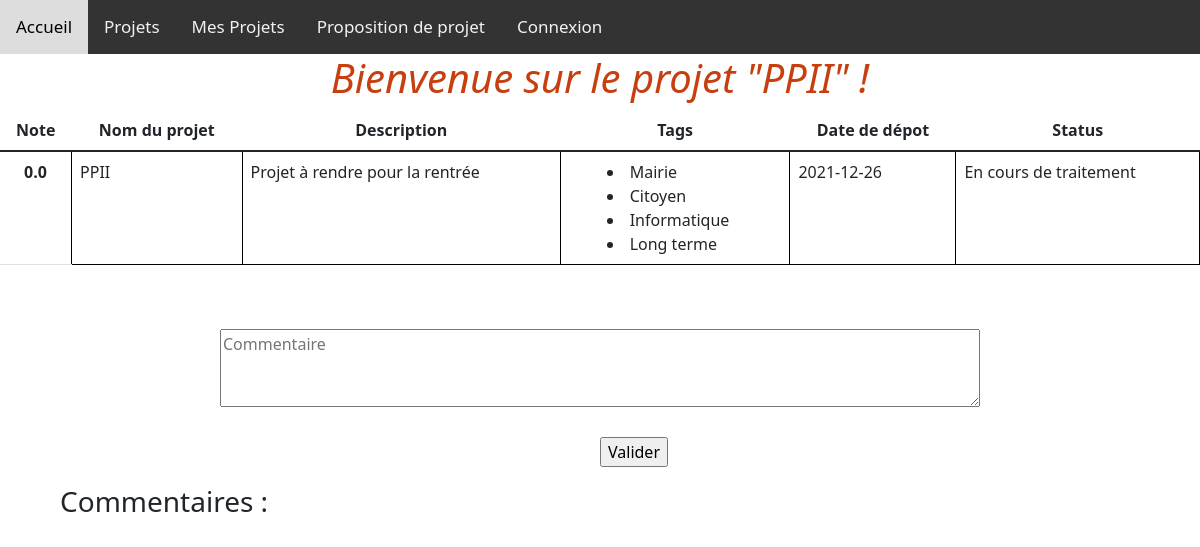
/projet/1 (signed in), run on the app's committed database.
### tables this page shows
CREATE TABLE projet
(
  projet_id INTEGER PRIMARY KEY NOT NULL,
  nom VARCHAR(100) NOT NULL,
  description VARCHAR(100000) NOT NULL,
  tag_1 INTEGER,
  tag_2 INTEGER,
  tag_3 INTEGER,
  tag_4 INTEGER,
  tag_5 INTEGER,
  createur_id INTEGER NOT NULL,
  date_de_debut DATE NOT NULL,
  statut INTEGER NOT NULL,
  note_id INTEGER,
  FOREIGN KEY (note_id) REFERENCES note(note_id),
  FOREIGN KEY (tag_1) REFERENCES tag(tag_id), 
  FOREIGN KEY (tag_2) REFERENCES tag(tag_id),
  FOREIGN KEY (tag_3) REFERENCES tag(tag_id),
  FOREIGN KEY (tag_4) REFERENCES tag(tag_id),
  FOREIGN KEY (tag_5) REFERENCES tag(tag_id),  
  FOREIGN KEY (createur_id) REFERENCES utilisateur(utilisateur_id)
);

CREATE TABLE note
(
  note_id INTEGER NOT NULL PRIMARY KEY,
  valeur REAL NOT NULL
);

CREATE TABLE tag
(
  tag_id INTEGER NOT NULL PRIMARY KEY,
  nom VARCHAR(100) NOT NULL
);

### app.py (the view)
@app.route("/projet/<f>")
def projet_1(f): #f est l'identifiant du projet qui apparait dans l'url
    if not session.get("id"): #vérifie que le visiteur est connecté
            return redirect("/connexion")
    db = get_db()
    c = db.cursor()
    projet = c.execute("SELECT * FROM projet WHERE projet_id =" + str(f)).fetchall()
    if projet == []:
       return redirect("/error/9")
    commentaires = c.execute("SELECT commentaire,vote_id,votant_id FROM vote WHERE projet_id = " + str(f)).fetchall()
    tag = []
    nom_projet = projet[0][1]
    note = c.execute("SELECT valeur FROM note n JOIN projet p ON n.note_id = p.note_id WHERE projet_id = " + str(f)).fetchall()
    note = note[0][0]
    if projet[0][10] == 0: # définit si un projet à été traité par la mairie
        statut = "En cours de traitement"
    else:
        statut = "Votre projet a été étudié par la mairie"
    for k in range (3,8):
        pas = projet[0][k]
        if pas != None:
            t = c.execute("SELECT tag.nom FROM tag JOIN projet ON tag.tag_id =" + str(pas) + " where tag.tag_id is not null").fetchall()
            tag.append(t[0][0])
    c.execute("SELECT COUNT(*) FROM VOTE WHERE projet_id = "+str(f) + " AND votant_id = "+str(session["id"]))
    dv = c.fetchall()
    if dv[0][0] == 0: #vérifie si l'utilisateur à déjà voté et si oui alors il ne peut plus voter
        return render_template("projet.html",projet = projet, nom = session["nom"], prenom = session["prenom"],id_connexion = session["id"], tags=tag, commentaires = commentaires, nom_projet = nom_projet, note = note, statut = statut, dv = 0)
    else:
        return render_template("projet.html",projet = projet, nom = session["nom"], prenom = session["prenom"],id_connexion = session["id"], tags=tag, commentaires = commentaires, nom_projet = nom_projet, note = note, statut = statut, dv = 1)

### app.py (called while the page is built)
def get_db():
    db = getattr(g, '_database', None)
    if db is None:
        db = g._database = sqlite3.connect(DATABASE)
    return db

@app.teardown_appcontext
def close_connection(exception):
    db = getattr(g, '_database', None)
    if db is not None:
        db.close()

### templates/projet.html (shortened to what this page needs)
{% extends "layout.html" %}
{% block body %}
    <h1>Bienvenue sur le projet "{{ nom_projet }}" !</h1>
    <table class="table">
        <thead>
            <tr>
                <th scope="col">Note</th>
                <th scope="col">Nom du projet</th>
                <th scope="col">Description</th>
                <th scope="col">Tags</th>
                <th scope="col">Date de dépot</th>
                <th scope="col">Status</th>
            </tr>
        </thead>
        <tbody>
            <tr>
                <th scope="row">{{ note }}</th>
                <td>
                    {{projet[0][1]}}
                </td>
                <td class="header">
                    {{projet[0][2]}}
                </td>
                <td>
                    {% for t in tags %}
                        <li>
                            {{t}}
                        </li>
                    {% endfor %}
                </td>
                <td>
                    {{projet[0][9]}}
                </td>
                <td>
                    {{statut}}
                </td>
            </tr>
        </tbody>
    </table>
    {% if dv == 0 %}
    <br/><br>
    <form action="/comment" method="POST">
        <textarea class="commentaire" autocomplete="off" autofocus placeholder="Commentaire" name="com" type="text" maxlength="1000" cols="80" rows="3"></textarea>
        <br/><br>
        <input type="submit" value="Valider">
    </form>
    <br/><br>
    {% else %}
    <h1>Vous avez déjà voté ! Mais vous pouvez retrouver les autres commentaires ici :</h1>
    {% endif %}
    <h3>Commentaires : </h3>
{% endblock %}

### data on the page
projet: nom "PPII", description "Projet à rendre pour la rentrée", date_de_debut "2021-12-26"
note: valeur "0.0"
tag: nom "Mairie"
tag: nom "Citoyen"
tag: nom "Informatique"
tag: nom "Long terme"

### other printed values
{{ statut }} "En cours de traitement"
